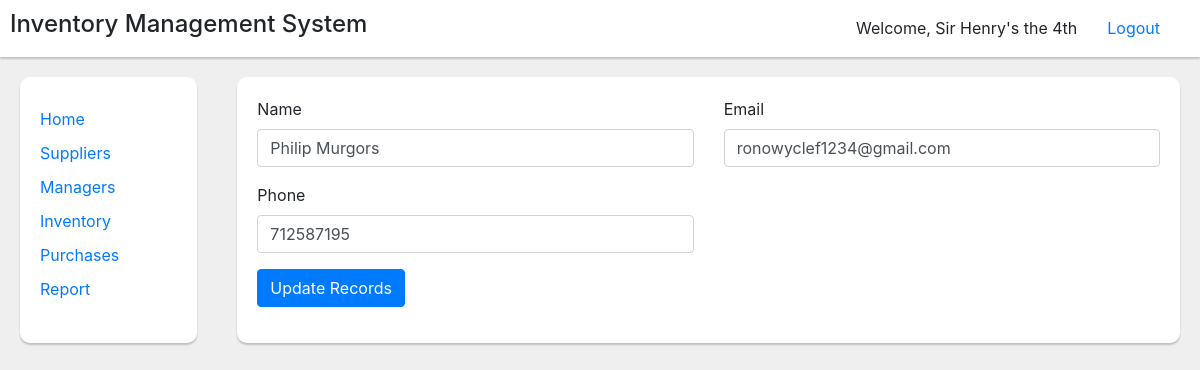
The page /edit-suppliers.php?edit-id=1 (signed in) on the database its author committed.
### tables this page shows
CREATE TABLE `suppliers` (
  `id` int(11) NOT NULL,
  `supplier_name` varchar(255) NOT NULL,
  `supplier_email` varchar(255) NOT NULL,
  `supplier_phone` int(11) NOT NULL,
  `supplier_password` varchar(255) NOT NULL
);

### edit-suppliers.php (the view, shortened to what this page needs)
<?php
require_once("includes/header.php");
if(isset($_GET['edit-id'])){
	$supplier_id = $_GET['edit-id'];
	$sql = "SELECT * FROM suppliers WHERE id = $supplier_id";
	$result = mysqli_query($connection,$sql);
	if(mysqli_num_rows($result) > 0){
		while($row = mysqli_fetch_assoc($result)){
			$name = $row['supplier_name'];
			$email = $row['supplier_email'];
			$phone = $row['supplier_phone'];
		}
	}else{
		header("Location: index.php");
	}
}else{
	header("Location: index.php");
}
?>
	<div class="main">
		<div class="left-nav">
			<?php require_once "includes/left-nav.php"; ?>
		</div>
		<div class="main-body">
			<form action="form-handle/edit-suppliers.php" method="post" id="data">
				<div class="row">
					<div class="col-sm-6">
						<div class="form-group">
							<label for="Name">Name</label>
							<input type="text" name="supplier-name" id="" class="form-control" placeholder="Supplier Name" value="<?php echo $name; ?>">
						</div>
					</div>
					<div class="col-sm-6">
						<div class="form-group">
							<label for="Name">Email</label>
							<input type="email" name="supplier-email" id="" class="form-control" placeholder="Supplier Email" value="<?php echo $email; ?>">
						</div>
					</div>
					<div class="col-sm-6">
						<div class="form-group">
							<label for="Name">Phone</label>
							<input type="text" name="supplier-phone" id="" class="form-control" placeholder="Supplier Phone Number" value="<?php echo $phone; ?>">
						</div>
					</div>
				</div>
					<div class="form-group">
						<input type="submit" value="Update Records" class="btn btn-xs btn-primary">
					</div>
			</form>
		</div>
	</div>
<?php require_once("includes/footer.php") ?>

### css/style.css (style rules this page uses)
html,body { margin: 0px; padding: 0px; background: #efefef; }
.right-header,.main { display: flex; flex-flow: row nowrap; justify-content: space-between }
.main-body { width: 80vw; }
.left-nav,.main-body { margin: 20px; background: #fff; padding: 20px; border-radius: 10px; box-shadow: 0 2px 2px 0 rgba(0, 0, 0, 0.2); }
.left-nav { width: 15vw; }

### rows shown on the page
suppliers: supplier-name "Philip Murgors", supplier-email "ronowyclef1234@gmail.com", supplier-phone "712587195"

### other values the page prints
$user_object['name'] "Sir Henry's the 4th"
